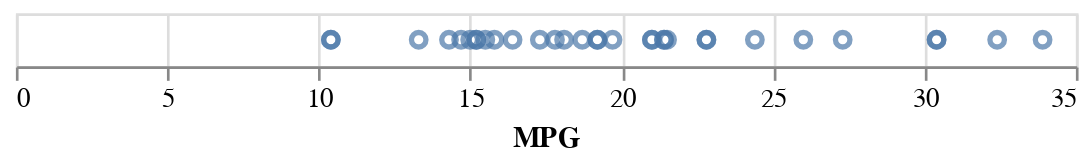

Notebook source saved alongside this figure:
### Markdown cell above
Or in English: "Draw a 1-D scatterplot with a point for every car where the miles per gallon of the car determine the placement of the point."

Or in code...

### Code cell
#1.6  Show MPG on the x-axis

alt.Chart(mtcars).mark_point().encode(
    alt.X('MPG', type = 'quantitative')
)

### Figure 1 — Vega-Lite specification as saved in the notebook (floating-point values rounded to 4 significant figures)
{"config": {"view": {"continuousWidth": 400, "continuousHeight": 300}}, "data": {"name": "data-9409cf149fcd97d1b95049972fed8558"}, "mark": "point", "encoding": {"x": {"type": "quantitative", "field": "MPG"}}, "$schema": "https://vega.github.io/schema/vega-lite/v4.8.1.json", "datasets": {"data-9409cf149fcd97d1b95049972fed8558": [{"model": "Mazda RX4", "MPG": 21.0, "cylinders": 6, "displacement": 160.0, "HP": 110, "rear_axle_ratio": 3.9, "weight": 2.62, "qsec": 16.46, "vs": 0, "transmission": 1, "gears": 4, "carb": 4}, {"model": "Mazda RX4 Wag", "MPG": 21.0, "cylinders": 6, "displacement": 160.0, "HP": 110, "rear_axle_ratio": 3.9, "weight": 2.875, "qsec": 17.02, "vs": 0, "transmission": 1, "gears": 4, "carb": 4}, {"model": "Datsun 710", "MPG": 22.8, "cylinders": 4, "displacement": 108.0, "HP": 93, "rear_axle_ratio": 3.85, "weight": 2.32, "qsec": 18.61, "vs": 1, "transmission": 1, "gears": 4, "carb": 1}, {"model": "Hornet 4 Drive", "MPG": 21.4, "cylinders": 6, "displacement": 258.0, "HP": 110, "rear_axle_ratio": 3.08, "weight": 3.215, "qsec": 19.44, "vs": 1, "transmission": 0, "gears": 3, "carb": 1}, {"model": "Hornet Sportabout", "MPG": 18.7, "cylinders": 8, "displacement": 360.0, "HP": 175, "rear_axle_ratio": 3.15, "weight": 3.44, "qsec": 17.02, "vs": 0, "transmission": 0, "gears": 3, "carb": 2}, {"model": "Valiant", "MPG": 18.1, "cylinders": 6, "displacement": 225.0, "HP": 105, "rear_axle_ratio": 2.76, "weight": 3.46, "qsec": 20.22, "vs": 1, "transmission": 0, "gears": 3, "carb": 1}, {"model": "Duster 360", "MPG": 14.3, "cylinders": 8, "displacement": 360.0, "HP": 245, "rear_axle_ratio": 3.21, "weight": 3.57, "qsec": 15.84, "vs": 0, "transmission": 0, "gears": 3, "carb": 4}, {"model": "Merc 240D", "MPG": 24.4, "cylinders": 4, "displacement": 146.7, "HP": 62, "rear_axle_ratio": 3.69, "weight": 3.19, "qsec": 20.0, "vs": 1, "transmission": 0, "gears": 4, "carb": 2}, {"model": "Merc 230", "MPG": 22.8, "cylinders": 4, "displacement": 140.8, "HP": 95, "rear_axle_ratio": 3.92, "weight": 3.15, "qsec": 22.9, "vs": 1, "transmission": 0, "gears": 4, "carb": 2}, {"model": "Merc 280", "MPG": 19.2, "cylinders": 6, "displacement": 167.6, "HP": 123, "rear_axle_ratio": 3.92, "weight": 3.44, "qsec": 18.3, "vs": 1, "transmission": 0, "gears": 4, "carb": 4}, {"model": "Merc 280C", "MPG": 17.8, "cylinders": 6, "displacement": 167.6, "HP": 123, "rear_axle_ratio": 3.92, "weight": 3.44, "qsec": 18.9, "vs": 1, "transmission": 0, "gears": 4, "carb": 4}, {"model": "Merc 450SE", "MPG": 16.4, "cylinders": 8, "displacement": 275.8, "HP": 180, "rear_axle_ratio": 3.07, "weight": 4.07, "qsec": 17.4, "vs": 0, "transmission": 0, "gears": 3, "carb": 3}, {"model": "Merc 450SL", "MPG": 17.3, "cylinders": 8, "displacement": 275.8, "HP": 180, "rear_axle_ratio": 3.07, "weight": 3.73, "qsec": 17.6, "vs": 0, "transmission": 0, "gears": 3, "carb": 3}, {"model": "Merc 450SLC", "MPG": 15.2, "cylinders": 8, "displacement": 275.8, "HP": 180, "rear_axle_ratio": 3.07, "weight": 3.78, "qsec": 18.0, "vs": 0, "transmission": 0, "gears": 3, "carb": 3}, {"model": "Cadillac Fleetwood", "MPG": 10.4, "cylinders": 8, "displacement": 472.0, "HP": 205, "rear_axle_ratio": 2.93, "weight": 5.25, "qsec": 17.98, "vs": 0, "transmission": 0, "gears": 3, "carb": 4}, {"model": "Lincoln Continental", "MPG": 10.4, "cylinders": 8, "displacement": 460.0, "HP": 215, "rear_axle_ratio": 3.0, "weight": 5.424, "qsec": 17.82, "vs": 0, "transmission": 0, "gears": 3, "carb": 4}, {"model": "Chrysler Imperial", "MPG": 14.7, "cylinders": 8, "displacement": 440.0, "HP": 230, "rear_axle_ratio": 3.23, "weight": 5.345, "qsec": 17.42, "vs": 0, "transmission": 0, "gears": 3, "carb": 4}, {"model": "Fiat 128", "MPG": 32.4, "cylinders": 4, "displacement": 78.7, "HP": 66, "rear_axle_ratio": 4.08, "weight": 2.2, "qsec": 19.47, "vs": 1, "transmission": 1, "gears": 4, "carb": 1}, {"model": "Honda Civic", "MPG": 30.4, "cylinders": 4, "displacement": 75.7, "HP": 52, "rear_axle_ratio": 4.93, "weight": 1.615, "qsec": 18.52, "vs": 1, "transmission": 1, "gears": 4, "carb": 2}, {"model": "Toyota Corolla", "MPG": 33.9, "cylinders": 4, "displacement": 71.1, "HP": 65, "rear_axle_ratio": 4.22, "weight": 1.835, "qsec": 19.9, "vs": 1, "transmission": 1, "gears": 4, "carb": 1}, {"model": "Toyota Corona", "MPG": 21.5, "cylinders": 4, "displacement": 120.1, "HP": 97, "rear_axle_ratio": 3.7, "weight": 2.465, "qsec": 20.01, "vs": 1, "transmission": 0, "gears": 3, "carb": 1}, {"model": "Dodge Challenger", "MPG": 15.5, "cylinders": 8, "displacement": 318.0, "HP": 150, "rear_axle_ratio": 2.76, "weight": 3.52, "qsec": 16.87, "vs": 0, "transmission": 0, "gears": 3, "carb": 2}, {"model": "AMC Javelin", "MPG": 15.2, "cylinders": 8, "displacement": 304.0, "HP": 150, "rear_axle_ratio": 3.15, "weight": 3.435, "qsec": 17.3, "vs": 0, "transmission": 0, "gears": 3, "carb": 2}, {"model": "Camaro Z28", "MPG": 13.3, "cylinders": 8, "displacement": 350.0, "HP": 245, "rear_axle_ratio": 3.73, "weight": 3.84, "qsec": 15.41, "vs": 0, "transmission": 0, "gears": 3, "carb": 4}, {"model": "Pontiac Firebird", "MPG": 19.2, "cylinders": 8, "displacement": 400.0, "HP": 175, "rear_axle_ratio": 3.08, "weight": 3.845, "qsec": 17.05, "vs": 0, "transmission": 0, "gears": 3, "carb": 2}, {"model": "Fiat X1-9", "MPG": 27.3, "cylinders": 4, "displacement": 79.0, "HP": 66, "rear_axle_ratio": 4.08, "weight": 1.935, "qsec": 18.9, "vs": 1, "transmission": 1, "gears": 4, "carb": 1}, {"model": "Porsche 914-2", "MPG": 26.0, "cylinders": 4, "displacement": 120.3, "HP": 91, "rear_axle_ratio": 4.43, "weight": 2.14, "qsec": 16.7, "vs": 0, "transmission": 1, "gears": 5, "carb": 2}, {"model": "Lotus Europa", "MPG": 30.4, "cylinders": 4, "displacement": 95.1, "HP": 113, "rear_axle_ratio": 3.77, "weight": 1.513, "qsec": 16.9, "vs": 1, "transmission": 1, "gears": 5, "carb": 2}, {"model": "Ford Pantera L", "MPG": 15.8, "cylinders": 8, "displacement": 351.0, "HP": 264, "rear_axle_ratio": 4.22, "weight": 3.17, "qsec": 14.5, "vs": 0, "transmission": 1, "gears": 5, "carb": 4}, {"model": "Ferrari Dino", "MPG": 19.7, "cylinders": 6, "displacement": 145.0, "HP": 175, "rear_axle_ratio": 3.62, "weight": 2.77, "qsec": 15.5, "vs": 0, "transmission": 1, "gears": 5, "carb": 6}, {"model": "Maserati Bora", "MPG": 15.0, "cylinders": 8, "displacement": 301.0, "HP": 335, "rear_axle_ratio": 3.54, "weight": 3.57, "qsec": 14.6, "vs": 0, "transmission": 1, "gears": 5, "carb": 8}, {"model": "Volvo 142E", "MPG": 21.4, "cylinders": 4, "displacement": 121.0, "HP": 109, "rear_axle_ratio": 4.11, "weight": 2.78, "qsec": 18.6, "vs": 1, "transmission": 1, "gears": 4, "carb": 2}]}}
